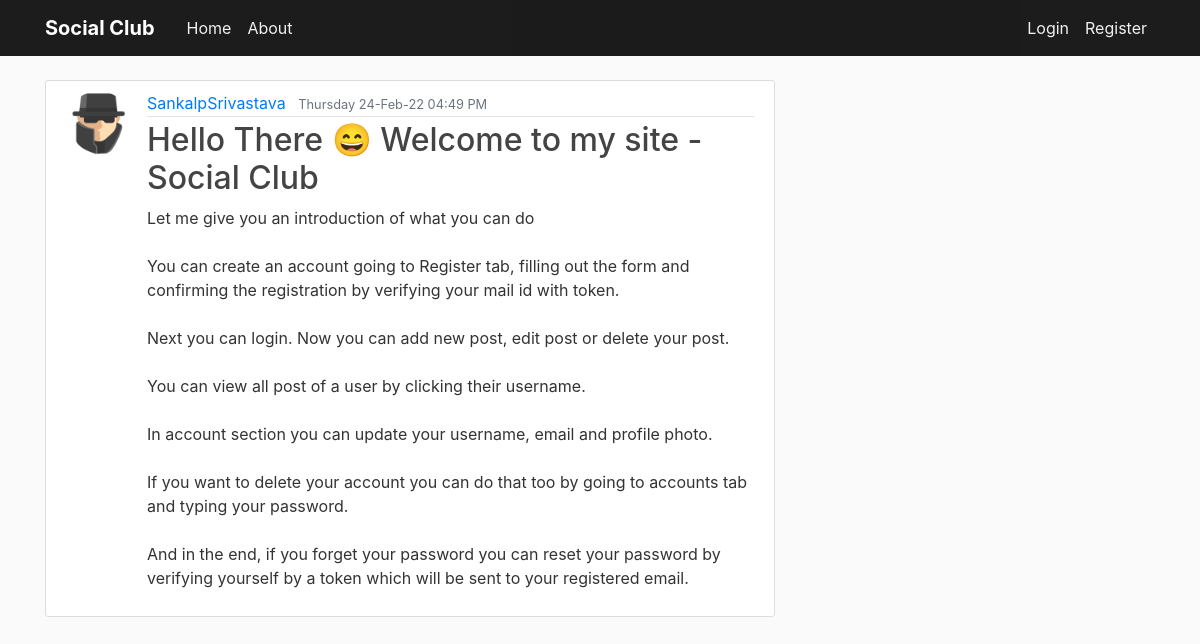
/post/28, run on the app's committed database.
### flaskblog/models.py (models this page shows, shortened)
class User(db.Model,UserMixin):
    id = db.Column(db.Integer, primary_key=True)
    username = db.Column(db.String(20), unique=True, nullable=False)
    email = db.Column(db.String(120), unique=True, nullable=False)
    image_file = db.Column(db.String(20), nullable=False,
                           default='default.jpg')
    password = db.Column(db.String(60), nullable=False)
    date_of_join = db.Column(db.DateTime,default=datetime.utcnow())
    posts = db.relationship('Post', backref='author', lazy=True)

class Post(db.Model):
    id = db.Column(db.Integer, primary_key=True)
    title = db.Column(db.String(100), nullable=False)
    date_posted = db.Column(db.DateTime, nullable=False,
                            default=datetime.utcnow)
    content = db.Column(db.Text, nullable=False)
    user_id = db.Column(db.Integer, db.ForeignKey('user.id'), nullable=False)
    post_edited = db.Column(db.Boolean,unique=False, default=False)

### flaskblog/posts/routes.py (the view)
@posts.route('/post/<int:post_id>')
def post(post_id):
    post = Post.query.get_or_404(post_id)
    return render_template('post.html',title=post.title,post=post,timezone=timezone)

### flaskblog/templates/post.html (shortened to what this page needs)
{% extends "layout.html" %}
{% block content %}
<article class="media content-section">
    <image class ="rounded-circle article-img" src ="{{url_for('static',filename='profile_pics/'+post.author.image_file)}}"></image>
    <div class="media-body">
        <div class="article-metadata">
            <a class="mr-2" href="#">{{ post.author.username }}</a>
            {%if post.post_edited %}
            <small class="text-muted">{{ post.date_posted.replace(tzinfo=timezone.utc).astimezone(tz=None).strftime('%A %d-%b-%y %I:%M %p') }} (Edited)</small>
            {%else%}
            <small class="text-muted">{{ post.date_posted.replace(tzinfo=timezone.utc).astimezone(tz=None).strftime('%A %d-%b-%y %I:%M %p') }}</small>
            {%endif%}
        </div>
        <h2 class = "article-title">{{ post.title }}</h2>
        <p class="article-content">{{ post.content }}</p>
    </div>
</article>
{% endblock content %}

### flaskblog/static/main.css (style rules this page uses)
body { background: #fafafa; color: #333333; margin-top: 5rem; }
h1, h2, h3, h4, h5, h6 { color: #444444; }
.content-section { background: #ffffff; padding: 10px 20px; border: 1px solid #dddddd; border-radius: 3px; margin-bottom: 20px; }
.article-title { color: #444444; }
.article-content { white-space: pre-line; }
.article-img { height: 65px; width: 65px; margin-right: 16px; }
.article-metadata { padding-bottom: 1px; margin-bottom: 4px; border-bottom: 1px solid #e3e3e3 }

### data on the page
User: image_file (placeholder picture), author.username "SankalpSrivastava"
Post: date_posted.replace "Thursday 24-Feb-22 04:49 PM", title "Hello There 😄 Welcome to my site - Social Club", content "Let me give you an introduction of what you can do You can create an account going to Register tab, filling out the form and confirming the registration by verifying your mail id with token. Next you can login. Now you can add new post, edit post or delete your post. You can view all post of a user by clicking their username. In account section you can update your username, email and profile photo. If you want to delete your account you can do that too by going to accounts tab and typing your password. And in the end, if you forget your password you can reset your password by verifying yourself by a token which will be sent to your registered email."
